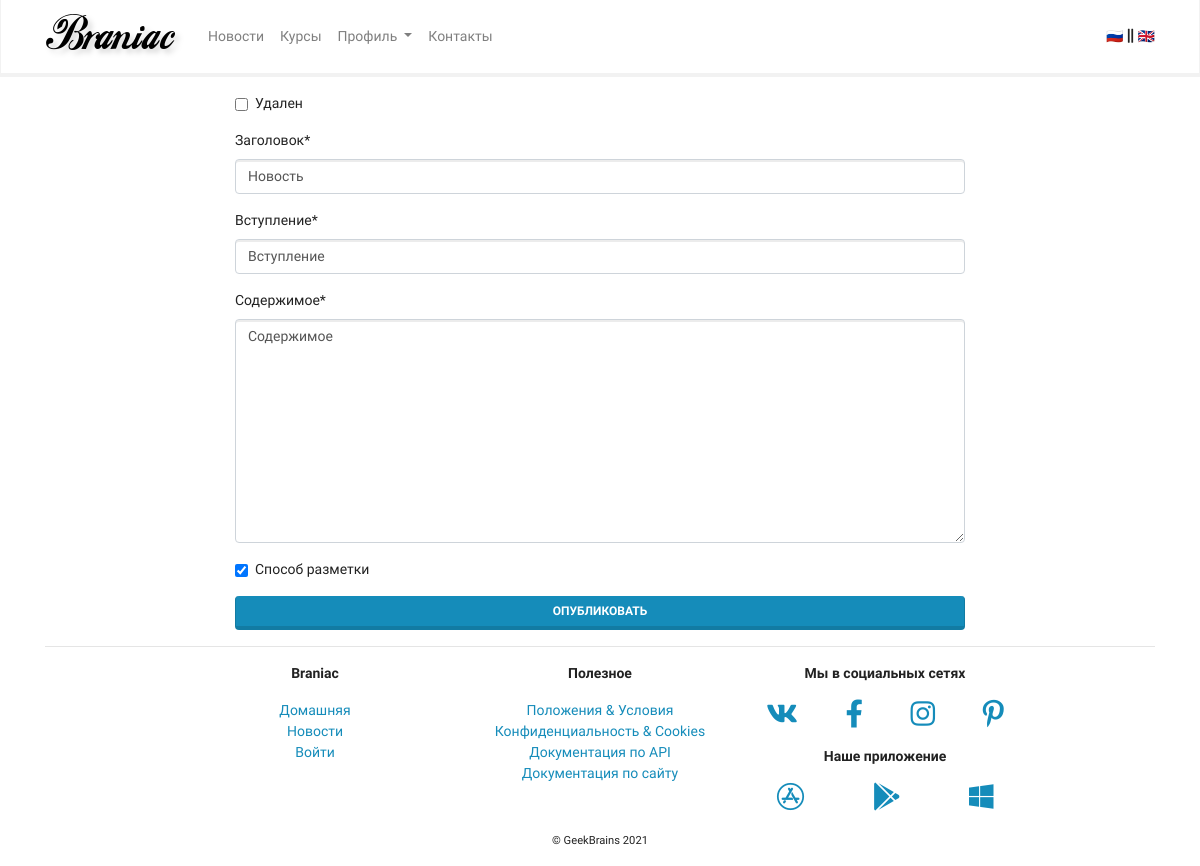
/mainapp/news/1/update/ (signed in), run on the app's committed database.
### mainapp/models.py (models this page shows, shortened)
class BaseModel(models.Model):
    created_at = models.DateTimeField(auto_now_add=True, verbose_name='Дата создания')
    updated_at = models.DateTimeField(auto_now=True, verbose_name='Дата последнего изменения')
    deleted = models.BooleanField(default=False, verbose_name="Удален")
    class Meta:
        abstract = True
        ordering = ('-created_at',)

class News(BaseModel):
    title = models.CharField(max_length=255, verbose_name='Заголовок')
    preamble = models.CharField(max_length=1000, verbose_name='Вступление')
    body = models.TextField(verbose_name="Содержимое")
    body_as_markdown = models.BooleanField(default=False, verbose_name="Способ разметки")
    class Meta:
        verbose_name = 'Новость'
        verbose_name_plural = 'Новости'

### mainapp/views.py (the view)
# urls.py: path('news/<int:pk>/update/', views.NewsUpdateView.as_view(), name='news_update'),
class NewsUpdateView(PermissionRequiredMixin, UpdateView):
    model = News
    fields = '__all__'
    success_url = reverse_lazy('mainapp:news')
    permission_required = ('mainapp.change_news',)

### mainapp/context_processor.py (called while the page is built)
def my_context_processor(request):
    return {
        'omg': 'wtf'
    }

### mainapp/templates/mainapp/news_form.html (shortened to what this page needs)
{% extends 'mainapp/base.html' %}
{% load crispy_forms_tags %}
{% block content %}
<div class="row justify-content-center pt-3">
    <div class="col-md-12 col-lg-8">
        <form method="post">
            {{ form|crispy }}
            <button type="submit" class="btn btn-primary btn-block">Опубликовать
            </button>
        </form>
    </div>
</div>
{% endblock content %}

### data on the page
News: title "Новость", preamble "Вступление", body "Содержимое", body_as_markdown "☑"
